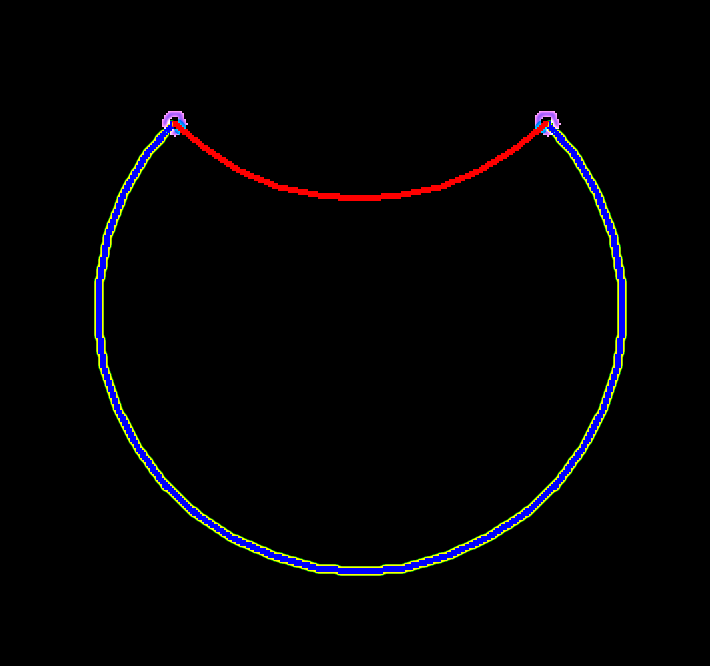
#> input picture e.png, 710 x 666 px, given in place of the camera
$ python test.py
#> lines starting #> are read from the running program, lines starting #| are printed output that depends on the picture; after the words box and inside, x2 and y2 are one past the last pixel; in counts of white or black regions, pixels touching at a corner belong together
import cv2
import numpy as np

# researched from https://medium.com/analytics-vidhya/building-a-lane-detection-system-f7a727c6694
# get video from camera
video = cv2.VideoCapture(0)

while True:
    # get every frame of video
    ret, frame = video.read()
#> frame is the input picture: shape (666, 710, 3); mean B, G, R 4.3, 2.8, 3.6
    # breaks if the video has ended
    if frame is None:
        break
    # duplicate the frame
    frame=cv2.imread("ee.png")
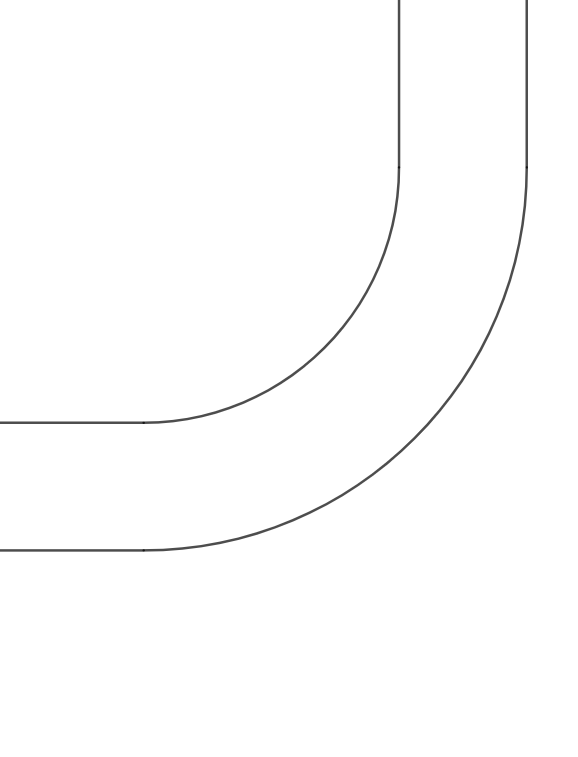
#> input picture ee.png, 1156 x 1514 px (shown at 1/2 size)
#> frame is the input picture: shape (1514, 1156, 3); min 23, max 255, mean 253.3
    dup = frame.copy()
    # turns into grayscale
    gray = cv2.cvtColor(frame, cv2.COLOR_BGR2GRAY)
    # gaussianblur
    gray = cv2.GaussianBlur(gray, (15, 15), 0)

    canny = cv2.Canny(gray, 100, 150)
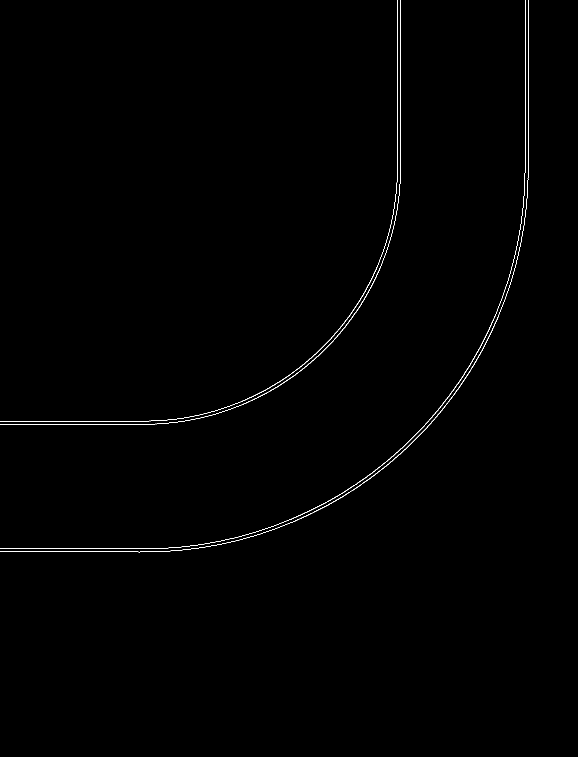
#> canny: shape (1514, 1156) (shown at 1/2 size); 0.41% white in thin lines or dots, all inside (x1, y1, x2, y2) = (0, 0, 1057, 1105)
    cannycopy = canny.copy()
    circles = cv2.HoughCircles(canny, cv2.HOUGH_GRADIENT, 1.5, 999, param1=120, param2=70, minRadius=0, maxRadius=0)
#> circles = [[287.2, 333.8, 768.3]]
    # loops through the circles
    if circles is not None:
        circlelist = np.uint16(np.around(circles))
#> circlelist = [[287, 334, 768]]
        # generates a circle and center dot for each circle
        for circle in circlelist[0, :]:
            x = circle[0]
            y = circle[1]
            radius = circle[2]
            # draws the circle
            cv2.ellipse(frame, (x, y), (radius, radius), 0,0, 360,(0,255,0),15)

            # draw a dot at the center
            cv2.circle(frame, (x, y), 1, (50, 255, 20), 10)
#> this loop made 1 pass
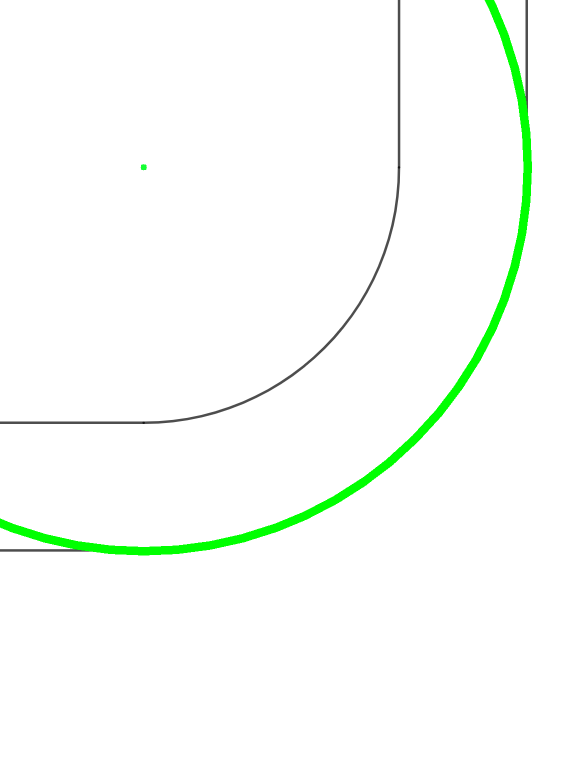
#> frame: shape (1514, 1156, 3) (shown at 1/2 size); 1.79% of pixels changed, all inside (x1, y1, x2, y2) = (0, 0, 1064, 1111)

        height, width = canny.shape
#> height = 1514; width = 1156
        # this makes a rectangle
        mask = np.zeros_like(gray)
        # points of the rectangle

        point1 = (int(x)-int(radius)+20, int(y)+int(radius)-20)
#> point1 = (-461, 1082)
        point2 = (int(x)-int(radius)+20, int(y)-int(radius)+20)
#> point2 = (-461, -414)
        point3 = (int(x)+int(radius)-20, int(y)-int(radius)+20)
#> point3 = (1035, -414)
        point4 = (int(x)+int(radius)-20, int(y)+int(radius)-20)
#> point4 = (1035, 1082)
        cv2.line(frame, point1, point2, (255, 255, 0), 3)
        cv2.line(frame, point2, point3, (0, 255, 0), 3)
        cv2.line(frame, point3, point4, (0, 255, 255), 3)
        cv2.line(frame, point4, point1, (255, 255, 255), 3)
        # array showing the coordinates of the trapezoid
        rectangle = np.array([[point1, point2, point3, point4]])
#> rectangle = [[-461, 1082], [-461, -414], [1035, -414], [1035, 1082]]

        # creates plolygon
        mask = cv2.fillPoly(mask, rectangle, 255)
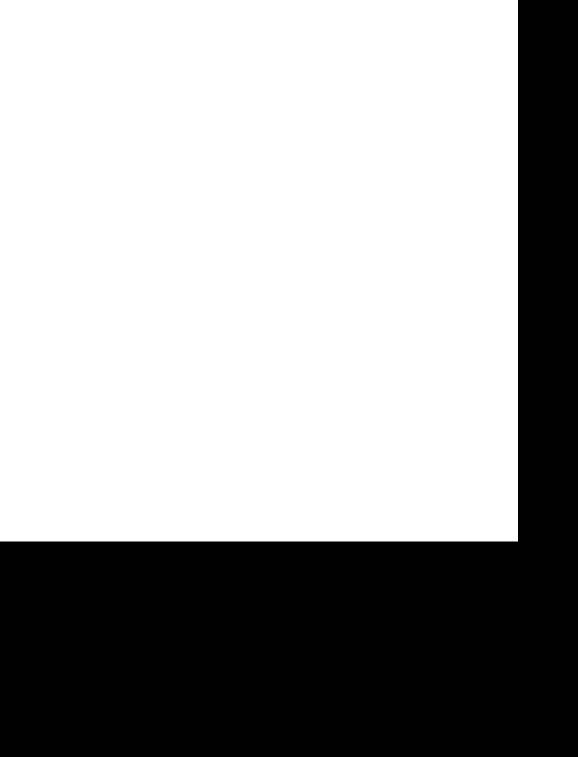
#> mask: shape (1514, 1156) (shown at 1/2 size); 64.1% white; 1 black region, box (x1, y1, x2, y2) and area: (0, 0, 1156, 1514) 628196
        # adds the mask
        mask = cv2.bitwise_and(canny, mask)
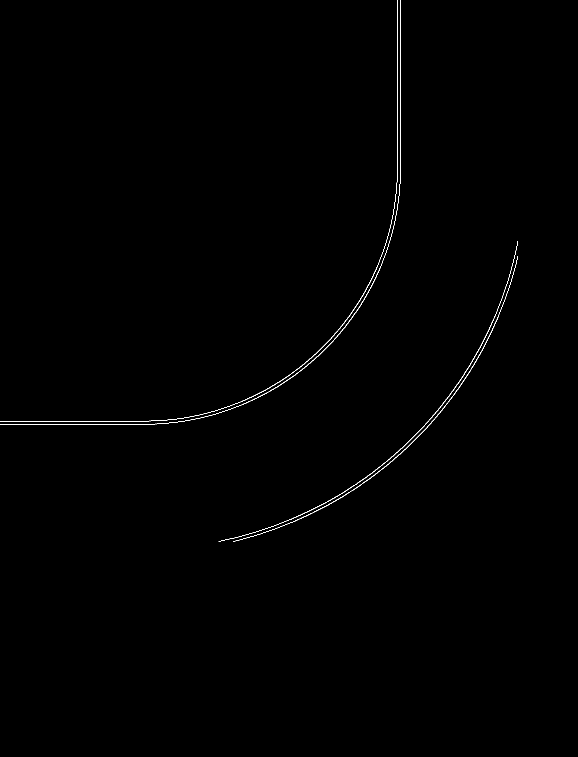
#> mask: shape (1514, 1156) (shown at 1/2 size); 0.3% white in thin lines or dots, all inside (x1, y1, x2, y2) = (0, 0, 1036, 1083)
        circlespart2 = cv2.HoughCircles(mask, cv2.HOUGH_GRADIENT, 1.5, 999, param1=120, param2=70, minRadius=0, maxRadius=0)
#> circlespart2 = [[279.8, 327.8, 515.7]]
        # loops through the circles
        if circlespart2 is not None:
            circlelist = np.uint16(np.around(circlespart2))
#> circlelist = [[280, 328, 516]]
            # generates a circle and center dot for each circle
            for circle in circlelist[0, :]:
                x2 = circle[0]
                y2 = circle[1]
                radius2 = circle[2]
                # draws the arc
                cv2.ellipse(frame, (x2, y2), (radius2, radius2), 0,0, 360,(0,255,0),15)
#> this loop made 1 pass
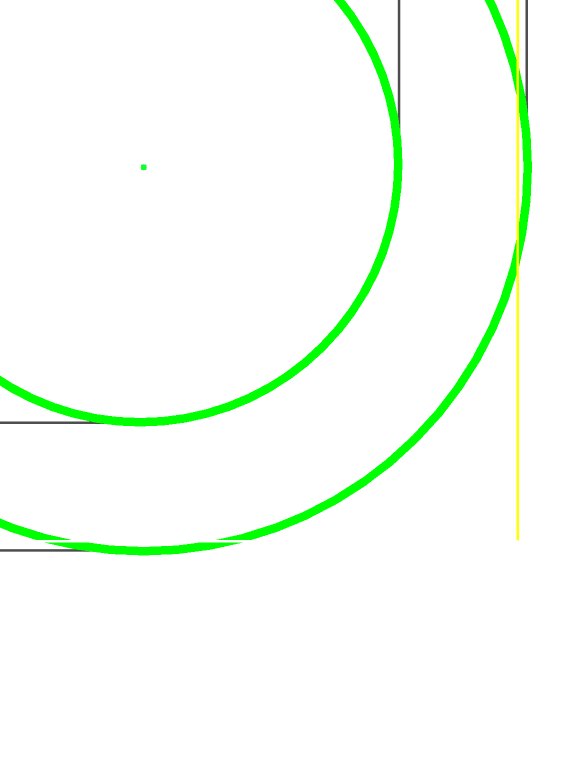
#> frame: shape (1514, 1156, 3) (shown at 1/2 size); mean B, G, R 245.8, 254.6, 246.6

            cv2.ellipse(frame, (x, y), ((radius2+radius)//2, (radius2+radius)//2), 0, 0, 360, (255, 0, 255), 15)
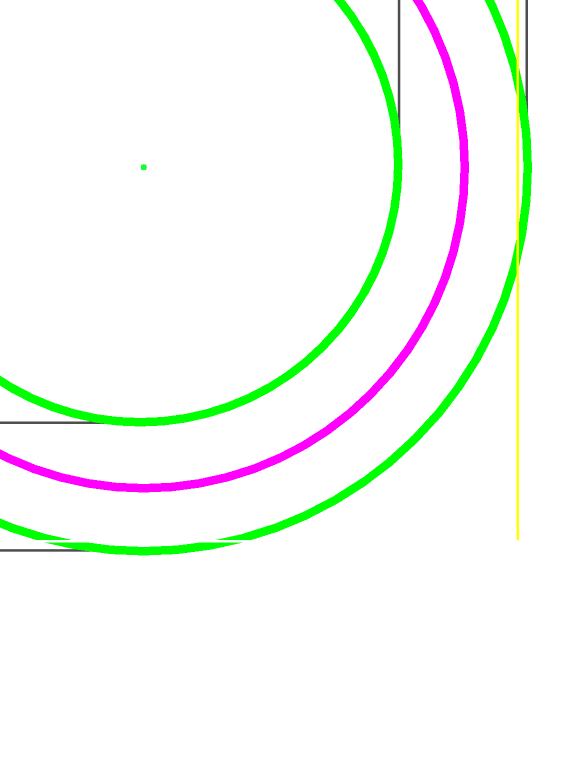
#> frame: shape (1514, 1156, 3) (shown at 1/2 size); 1.61% of pixels changed, all inside (x1, y1, x2, y2) = (0, 0, 938, 985)


    # shows the untouched video
    cv2.imshow("Camera", canny)
    # video with lines
    cv2.imshow("Lines", frame)

    # breaks the video if chracter i is pressed
    if cv2.waitKey(15) & 0xFF == ord('i'):
#> (key Esc is pressed here)
        break
video.release()
cv2.destroyAllWindows()
